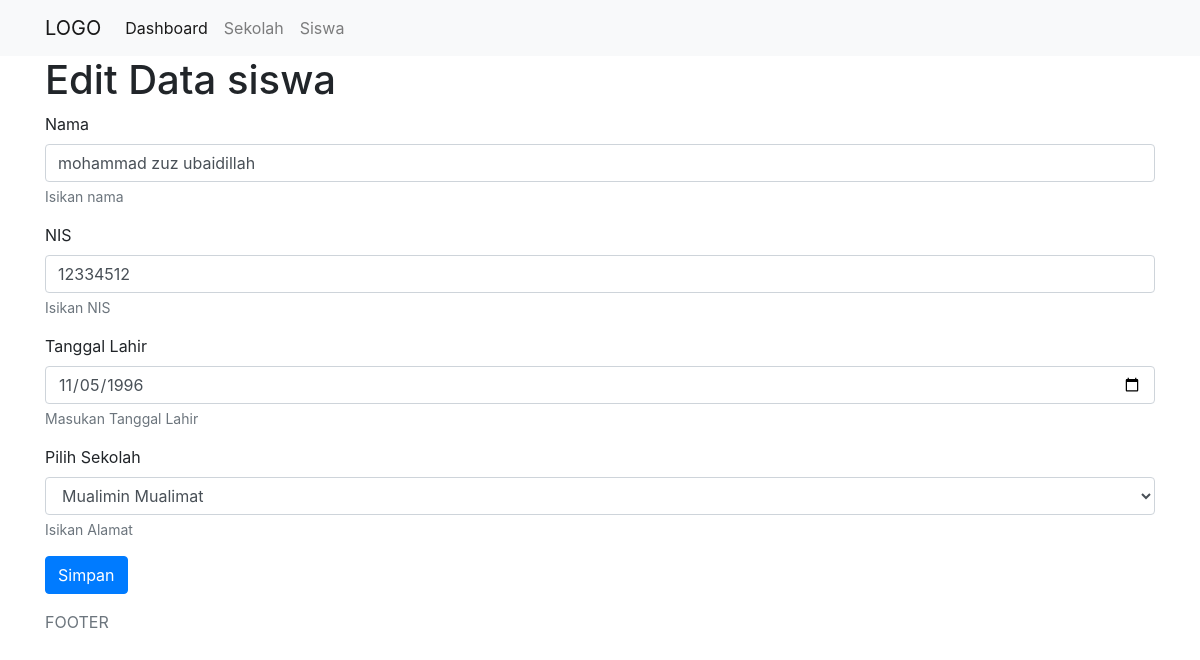
Page /siswa_edit.php?id-siswa=6325 on the committed database.
### tables this page shows
CREATE TABLE `siswa` (
  `id` int(11) NOT NULL,
  `nis` varchar(8) NOT NULL,
  `nama` varchar(200) NOT NULL,
  `tgl_lahir` date NOT NULL,
  `sekolah_id` int(11) NOT NULL
);

### siswa_edit.php (the view, shortened to what this page needs)
<?php
include './koneksi.php';
include './header.php';
include './menu.php';
if (isset($_GET['id-siswa'])) {
  $id = $_GET['id-siswa'];
  $sql = "SELECT * FROM siswa WHERE id='$id'";
  $query_siswa = mysqli_query($conn, $sql);
  $jml = mysqli_num_rows($query_siswa);
  if ($jml===0) {
    echo "<script>
        alert('error id tidak sama di tabel siswa');
        document.location = 'siswa.php?keterangan=error';
      </script>";
      exit();
  }else{
    $data_siswa = mysqli_fetch_assoc($query_siswa);
    $id = $data_siswa['id'];
    $nama = $data_siswa['nama'];
    $tgl_lahir = $data_siswa['tgl_lahir'];
    $sekolah_id = $data_siswa['sekolah_id'];
    $nis = $data_siswa['nis'];
  }
}else{
  echo "<script>
        alert('error id tidak ditemukan');
        document.location = 'siswa.php?keterangan=error';
    </script>";
    exit();
}
?>
<div class="container">
  <h1>Edit Data siswa</h1>
  <form method="post" action="siswa_edit_proses.php?id-siswa=<?=$id;?>">
    <div class="form-group">
      <label for="exampleInputEmail1">Nama</label>
      <input value="<?=$nama;?>" name="txt-nama" id="nama" autofocus type="text" class="form-control" placeholder="isikan nama">
      <small id="emailHelp" class="form-text text-muted">Isikan nama</small>
    </div>
    <div class="form-group nis">
      <label for="exampleInputEmail1">NIS</label>
      <input value="<?=$nis;?>"  oninput="javascript: if (this.value.length > this.maxLength) this.value = this.value.slice(0, this.maxLength);" maxlength="8" minlength="8" name="txt-nis" id="nis" onkeyup="cek_nis('edit','<?=$_GET['id-siswa'];?>')" type="text" class="form-control" placeholder="pastikan NIS tidak ada yang sama">
      <small id="nis" class="form-text text-muted">Isikan NIS</small>
    </div>
    <div class="form-group">
      <label for="exampleInputEmail1">Tanggal Lahir</label>
      <input value="<?=$tgl_lahir;?>" name="txt-tgl_lahir" id="tgl" type="date" class="form-control">
      <small id="tgl" class="form-text text-muted">Masukan Tanggal Lahir</small>
    </div>
    <div class="form-group">
      <label for="exampleInputEmail1">Pilih Sekolah</label>
      <select class="form-control" name="txt-sekolah_id" id="id_sekolah">
        <?php
        $sql = "SELECT * FROM sekolah order by nama ASC";
        $query = mysqli_query($conn, $sql);
        while($data = mysqli_fetch_assoc($query)){
          $id = $data['id'];
          $nama = $data['nama'];
          if ($id==$sekolah_id) {
            $selected = 'selected';
          }else{
            $selected = '';
          }
          echo "<option $selected value=\"$id\">$nama</option>";
        }
        ?>
      </select>
      <small id="id_siswa" class="form-text text-muted">Isikan Alamat</small>
    </div>
    <button type="submit" class="btn btn-primary">Simpan</button>
  </form>
</div>
<?php
include './footer.php';
?>

### rows in the picture
siswa: txt-nama "mohammad zuz ubaidillah", txt-nis "12334512", txt-tgl_lahir "11/05/1996"

### other values in the picture
form field txt-sekolah_id "Mualimin Mualimat"
